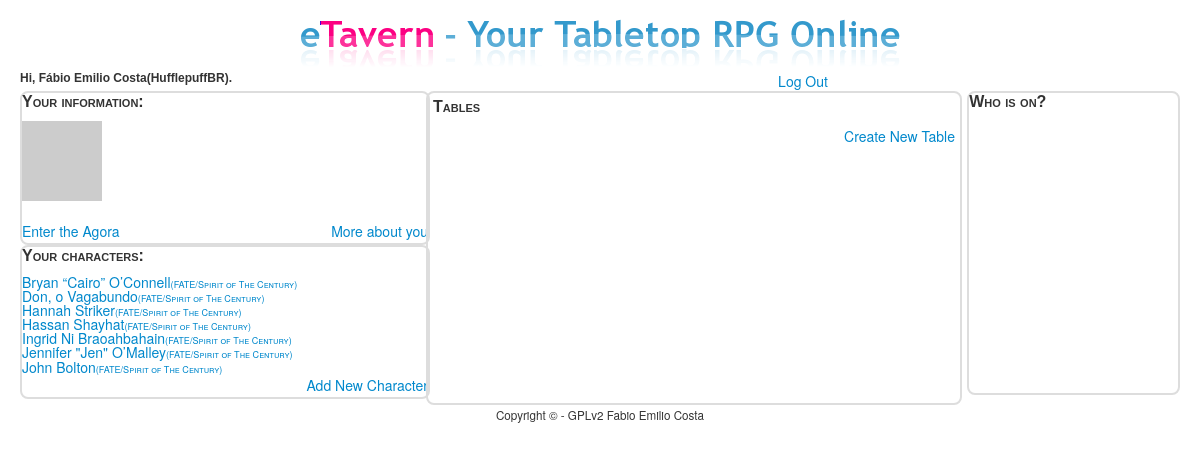
/ (signed in), run on an earlier commit of the app's database.
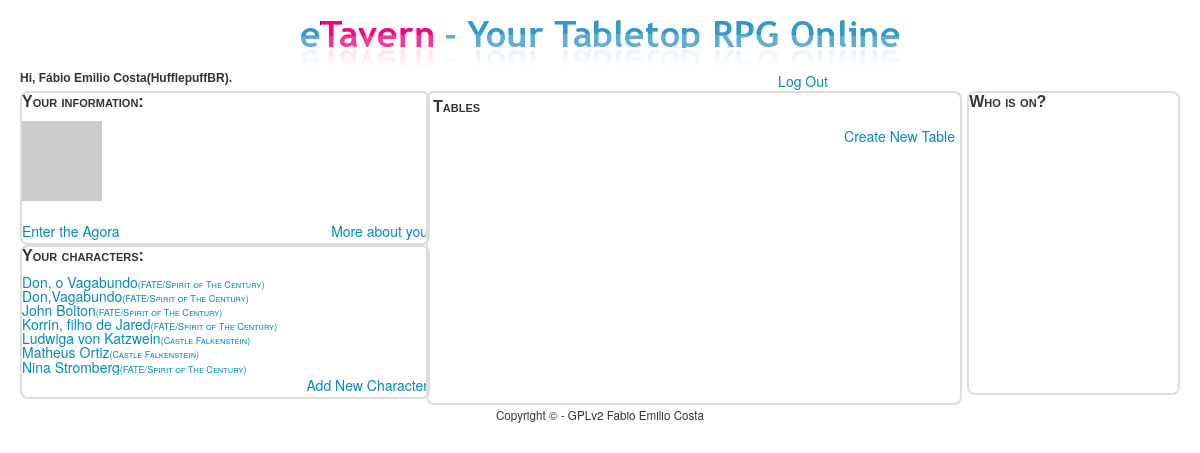
And on a later commit of the database.
### tables this page shows
CREATE TABLE IF NOT EXISTS `characters` (
  `id` bigint(20) NOT NULL AUTO_INCREMENT,
  `userid` bigint(20) NOT NULL,
  `char_name` varchar(100) NOT NULL,
  `system` varchar(100) NOT NULL,
  `base_desc` varchar(100) NOT NULL,
  `sheet` text,
  `history` text,
  PRIMARY KEY (`id`),
  UNIQUE KEY `userid` (`userid`,`char_name`,`system`)
);

### html/index.php (called while the page is built, shortened)
<?php
  $sheets=query("select * from characters where userid=? order by char_name,system",$_SESSION["id"]);
  $userinfo=query("select username,realname,email from user where id=?",$_SESSION["id"]);
  $js_function=<<<FUNCTION
$(document).ready(function() {
    whoIsOn();
    open_tables();
});
FUNCTION;
$img=get_gravatar($userinfo[0]['email'],80);
  render("tavern.php", ["title" => "Your Tavern - ".$_SESSION["realname"],
                        "realname" => $userinfo[0]['realname'],
                        "username" => $userinfo[0]['username'],
                        "sheets" => $sheets,
                        "jquery"=>$js_function,
                        "extraJS"=>["js/whoIsOn.js"],
                        "img"=>$img]);
?>

### templates/tavern.php (the view, shortened to what this page needs)
<div id="logTop">
  <div class="information">
    Hi, <?= $realname;?>(<?= $username?>).
  </div>
  <div id="menu">
    <a href="logout.php">Log Out</a>
  </div>
</div>
<div class="tavern">
  <div class="people">
    <div id="userinfo">
      <p class="headers">Your information:</p>
      <div class="charlist">
        <div class="avatar">
          <img src="<?= $img;?>"/>
        </div>
      </div>
      <div class="charbar">
        <span class="agora"><a href="agora.php" id="agoraInfo">Enter the Agora</a></span>
        <span class="aboutYou"><a href="aboutYou.php">More about you</a></span>
      </div>
    </div>
    <div id="chars">
      <p class="headers">Your characters:</p>
      <div class="charlist">
        <?php
          if ($sheets === false)
              print("Problem on database!");
          else if (count($sheets)===0)
              print("No sheets on your binder.");
          else
            foreach($sheets as $sheet):
        ?>
        <div class="charEntry">
          <a class="charlinks" href="sheetInfo.php?sheetid=<?= $sheet['id']?>">
            <?= $sheet['char_name']?><span class="charsystem">(<?= $sheet['system']?>)</span></a></div>
        <?php
                endforeach;
        ?>
      </div>
      <div class="newChar">
        <a href="newChar.php">Add New Character</a></div>
    </div>
  </div>
  <div class="info">
    <div class="tables">
      <p class="headers">Tables</p>
      <div class="newChar">
        <a href="newTable.php">Create New Table</a>
      </div>
    </div>
    <div class="loggedOn">
      <p class="headers">Who is on?</p>
    </div>
  </div>
</div>

What changed in the data, as far as the page shows it:
no longer on this page (row edited): characters: char_name "Bryan “Cairo” O’Connell", system "FATE/Spirit of The Century"
no longer on this page (row edited): characters: char_name "Hannah Striker", system "FATE/Spirit of The Century"
no longer on this page (row edited): characters: char_name "Hassan Shayhat", system "FATE/Spirit of The Century"
no longer on this page (row edited): characters: char_name "Ingrid Ni Braoahbahain", system "FATE/Spirit of The Century"
no longer on this page (row edited): characters: char_name "Jennifer \"Jen\" O’Malley", system "FATE/Spirit of The Century"
added characters: char_name "Don,Vagabundo", system "FATE/Spirit of The Century"
added characters: char_name "Korrin, filho de Jared", system "FATE/Spirit of The Century"
now on this page (row unchanged): characters: char_name "Ludwiga von Katzwein", system "Castle Falkenstein"
now on this page (row unchanged): characters: char_name "Matheus Ortiz", system "Castle Falkenstein"
now on this page (row unchanged): characters: char_name "Nina Stromberg", system "FATE/Spirit of The Century"
